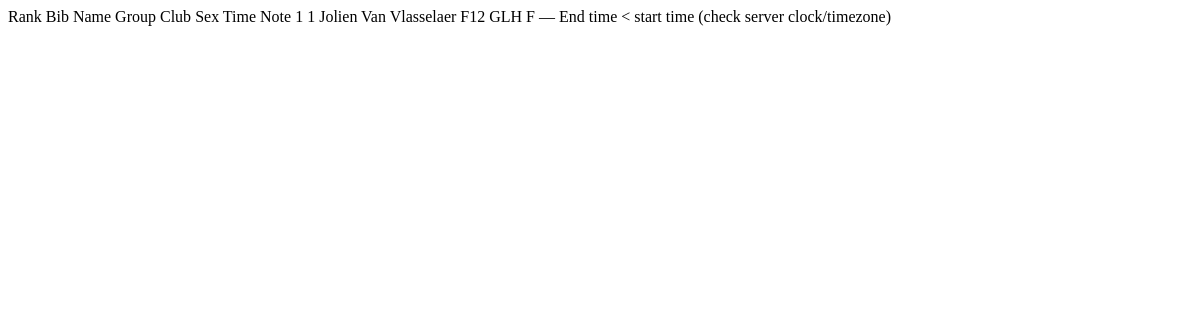
/api/races/GLH Swim-Run 2026/parts/Run/results/partial, run on an earlier commit of the app's database.
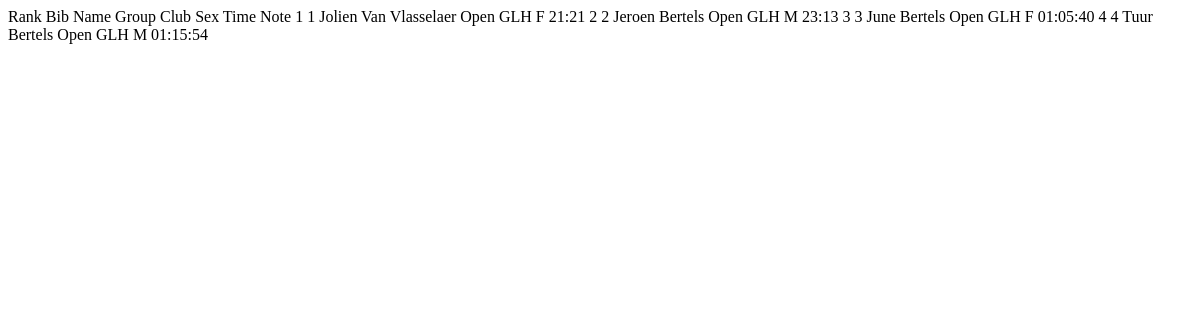
And on a later commit of the database.
### app/models.py (models this page shows)
class Participant(Base):
    __tablename__ = "participants"
    id: Mapped[int] = mapped_column(Integer, primary_key=True, autoincrement=True)
    participant_id: Mapped[str] = mapped_column(String, nullable=False)  # bib
    race_id: Mapped[str] = mapped_column(ForeignKey("races.race_id", ondelete="CASCADE"), nullable=False)
    firstname: Mapped[str] = mapped_column(String, nullable=False)
    lastname: Mapped[str] = mapped_column(String, nullable=False)
    sex: Mapped[str] = mapped_column(String, nullable=True, default="")
    group_name: Mapped[str] = mapped_column(String, nullable=True, default="")
    club_name: Mapped[str] = mapped_column(String, nullable=True, default="")
    race: Mapped["Race"] = relationship(back_populates="participants")
    timing_events: Mapped[list["TimingEvent"]] = relationship(back_populates="participant")
    __table_args__ = (
        UniqueConstraint("race_id", "participant_id", name="uq_participant_per_race"),
        Index("ix_participants_race", "race_id"),
    )

### app/main.py (the view)
@app.get("/api/races/{race_id}/parts/{race_part_id}/results/partial", response_class=HTMLResponse)
def results_partial(race_id: str, race_part_id: str, request: Request, session=Depends(get_session)):
    table = services.get_results(session, race_id, race_part_id)
    return templates.TemplateResponse(
        "partials/results_table.html",
        {"request": request, "results": table},
    )

### app/templates/partials/results_table.html
<thead>
  <tr>
    <th>Rank</th>
    <th>Bib</th>
    <th>Name</th>
    <th>Group</th>
    <th>Club</th>
    <th>Sex</th>
    <th>Time</th>
    <th>Note</th>
  </tr>
</thead>
<tbody>
  {% for r in results %}
    <tr>
      <td class="text-muted">{{ loop.index }}</td>
      <td class="fw-semibold">{{ r.bib }}</td>
      <td>{{ r.name }}</td>
      <td>{{ r.group }}</td>
      <td>{{ r.club }}</td>
      <td>{{ r.sex }}</td>
      <td class="font-monospace">{{ r.duration_str if r.duration_str else "—" }}</td>
      <td class="small text-muted">{{ r.note }}</td>
    </tr>
  {% else %}
    <tr><td colspan="8" class="text-muted">No participants yet.</td></tr>
  {% endfor %}
</tbody>

What changed in the data, as far as the page shows it:
changed Participant (number 1 of 4 on the later page): group "F12" → "Open"; duration_str "—" → "21:21"; note "End time < start time (check server clock/timezone)" → (not shown)
added Participant: bib "2", name "Jeroen Bertels", group "Open", club "GLH", sex "M", duration_str "23:13"
added Participant: bib "3", name "June Bertels", group "Open", club "GLH", sex "F", duration_str "01:05:40"
added Participant: bib "4", name "Tuur Bertels", group "Open", club "GLH", sex "M", duration_str "01:15:54"
